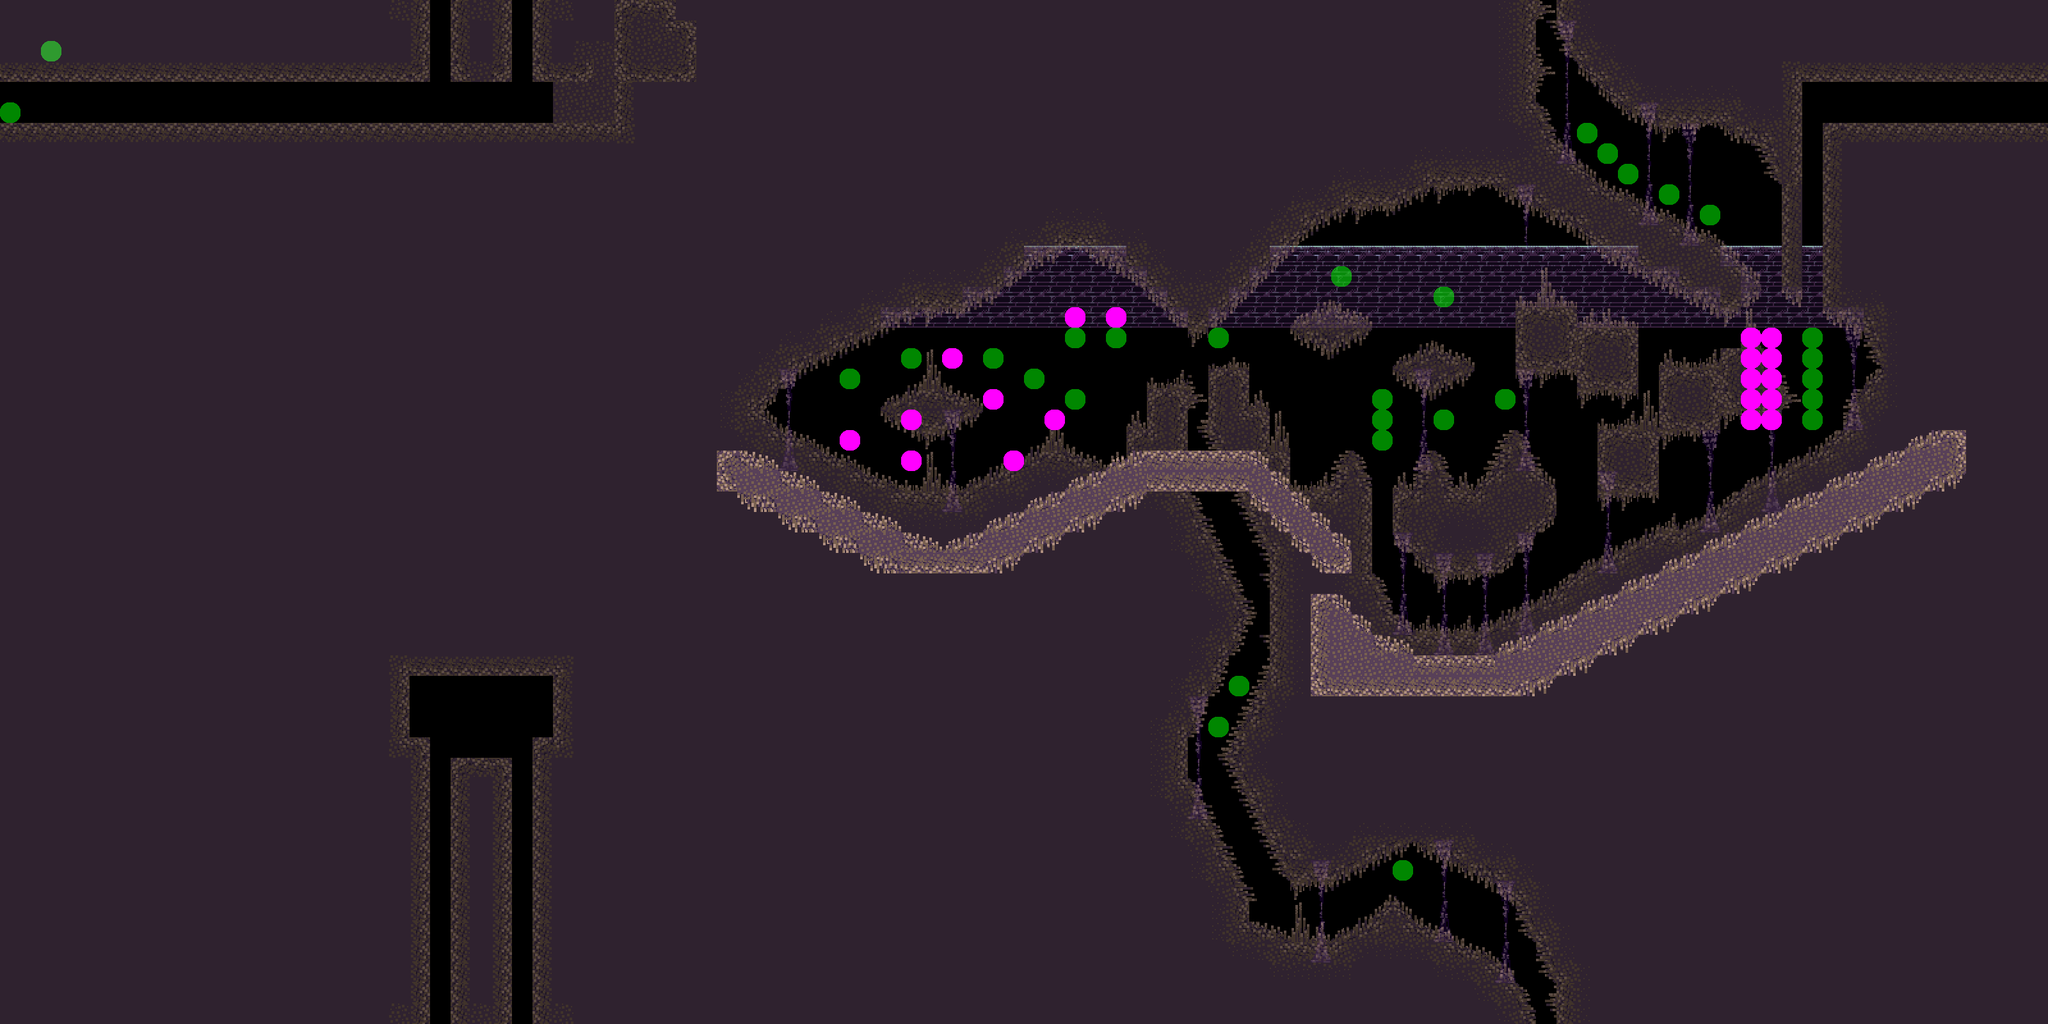

Rendered tile map (Tiled .tmx) drawn with the repository's tilesets; below, a short description and the map source with its tile grids summarised:
An orthogonal 100x50 tile map with 32x32 px tiles, 4 tile layers (Backdrop2, Backdrop, World, Top) and 2 objects (Box, box).

<map version="1.0" orientation="orthogonal" width="100" height="50" tilewidth="32" tileheight="32">
 <tileset firstgid="1" name="BasicTileset2" tilewidth="32" tileheight="32">
  <image source="tilesets/BasicTileset2.png" width="512" height="512" />
  <tile id="41">
   <properties>
    <property name="b" value="32" />
    <property name="m" value="-0.5" />
    <property name="orientation" value="left" />
    <property name="physics" value="true" />
    <property name="shape" value="[0, 16, 16, -16, 16, 16]" />
   </properties>
  </tile>
  <tile id="42">
   <properties>
    <property name="b" value="0" />
    <property name="m" value="0.5" />
    <property name="orientation" value="right" />
    <property name="physics" value="true" />
    <property name="shape" value="[-16, -16, 0, 16, -16, 16]" />
   </properties>
  </tile>
  <tile id="53">
   <properties>
    <property name="bodyType" value="dynamic" />
    <property name="bounce" value="0.8" />
    <property name="density" value="0.5" />
    <property name="friction" value="0.1" />
    <property name="physics" value="true" />
    <property name="radius" value="16" />
   </properties>
  </tile>
  <tile id="54">
   <properties>
    <property name="b" value="0" />
    <property name="m" value="1" />
    <property name="orientation" value="right" />
    <property name="physics" value="true" />
    <property name="shape" value="[-16, -16, 16, 16, -16, 16]" />
   </properties>
  </tile>
  <tile id="57">
   <properties>
    <property name="b" value="16" />
    <property name="m" value="-0.5" />
    <property name="orientation" value="left" />
    <property name="physics" value="true" />
    <property name="shape" value="[-16, 16, 0, -16, 16, -16, 16, 16]" />
   </properties>
  </tile>
  <tile id="58">
   <properties>
    <property name="b" value="16" />
    <property name="m" value="0.5" />
    <property name="orientation" value="right" />
    <property name="physics" value="true" />
    <property name="shape" value="[-16, -16, 0, -16, 16, 16, -16, 16]" />
   </properties>
  </tile>
  <tile id="65">
   <properties>
    <property name="orientation" value="solid" />
   </properties>
  </tile>
  <tile id="69">
   <properties>
    <property name="bodyType" value="dynamic" />
    <property name="bounce" value="0.8" />
    <property name="density" value="0.5" />
    <property name="friction" value="0.1" />
    <property name="physics" value="true" />
    <property name="radius" value="16" />
   </properties>
  </tile>
  <tile id="70">
   <properties>
    <property name="b" value="32" />
    <property name="m" value="-1" />
    <property name="orientation" value="right" />
    <property name="physics" value="true" />
    <property name="shape" value="[-16, -16, 16, -16, -16, 16]" />
   </properties>
  </tile>
  <tile id="73">
   <properties>
    <property name="b" value="0" />
    <property name="m" value="0.5" />
    <property name="orientation" value="left" />
    <property name="physics" value="true" />
    <property name="shape" value="[0, 16, -16, -16, 16, -16, 16, 16]" />
   </properties>
  </tile>
  <tile id="74">
   <properties>
    <property name="b" value="32" />
    <property name="m" value="-0.5" />
    <property name="orientation" value="right" />
    <property name="physics" value="true" />
    <property name="shape" value="[-16, -16, 16, -16, 0, 16, -16, 16]" />
   </properties>
  </tile>
  <tile id="87">
   <properties>
    <property name="b" value="32" />
    <property name="m" value="-1" />
    <property name="orientation" value="left" />
    <property name="physics" value="true" />
    <property name="shape" value="[-16, 16, 16, -16, 16, 16]" />
   </properties>
  </tile>
  <tile id="89">
   <properties>
    <property name="b" value="16" />
    <property name="m" value="0.5" />
    <property name="orientation" value="left" />
    <property name="physics" value="true" />
    <property name="shape" value="[0, -16, 16, -16, 16, 16]" />
   </properties>
  </tile>
  <tile id="90">
   <properties>
    <property name="b" value="16" />
    <property name="m" value="-0.5" />
    <property name="orientation" value="right" />
    <property name="physics" value="true" />
    <property name="shape" value="[-16, -16, 0, -16, -16, 16]" />
   </properties>
  </tile>
  <tile id="103">
   <properties>
    <property name="b" value="0" />
    <property name="m" value="1" />
    <property name="orientation" value="left" />
    <property name="physics" value="true" />
    <property name="shape" value="[-16, -16, 16, -16, 16, 16]" />
   </properties>
  </tile>
  <tile id="115">
   <properties>
    <property name="orientation" value="solid" />
   </properties>
  </tile>
  <tile id="116">
   <properties>
    <property name="orientation" value="solid" />
   </properties>
  </tile>
  <tile id="117">
   <properties>
    <property name="orientation" value="solid" />
    <property name="physics" value="true" />
   </properties>
  </tile>
  <tile id="118">
   <properties>
    <property name="orientation" value="solid" />
    <property name="physics" value="true" />
   </properties>
  </tile>
  <tile id="119">
   <properties>
    <property name="orientation" value="solid" />
    <property name="physics" value="true" />
   </properties>
  </tile>
  <tile id="131">
   <properties>
    <property name="orientation" value="solid" />
   </properties>
  </tile>
  <tile id="132">
   <properties>
    <property name="orientation" value="solid" />
   </properties>
  </tile>
  <tile id="133">
   <properties>
    <property name="orientation" value="solid" />
    <property name="physics" value="true" />
   </properties>
  </tile>
  <tile id="135">
   <properties>
    <property name="orientation" value="solid" />
    <property name="physics" value="true" />
   </properties>
  </tile>
  <tile id="146">
   <properties>
    <property name="b" value="0" />
    <property name="m" value="1" />
    <property name="orientation" value="down" />
    <property name="physics" value="true" />
    <property name="shape" value="[-16, -16, 16, -16, 16, 16]" />
   </properties>
  </tile>
  <tile id="147">
   <properties>
    <property name="b" value="32" />
    <property name="m" value="-1" />
    <property name="orientation" value="down" />
    <property name="physics" value="true" />
    <property name="shape" value="[-16, -16, 16, -16, -16, 16]" />
   </properties>
  </tile>
  <tile id="149">
   <properties>
    <property name="orientation" value="solid" />
    <property name="physics" value="true" />
   </properties>
  </tile>
  <tile id="150">
   <properties>
    <property name="orientation" value="solid" />
    <property name="physics" value="true" />
   </properties>
  </tile>
  <tile id="151">
   <properties>
    <property name="orientation" value="solid" />
    <property name="physics" value="true" />
   </properties>
  </tile>
  <tile id="160">
   <properties>
    <property name="b" value="32" />
    <property name="m" value="-1" />
    <property name="orientation" value="up" />
    <property name="physics" value="true" />
    <property name="shape" value="[-16, 16, 16, -16, 16, 16]" />
   </properties>
  </tile>
  <tile id="161">
   <properties>
    <property name="b" value="0" />
    <property name="m" value="1" />
    <property name="orientation" value="up" />
    <property name="physics" value="true" />
    <property name="shape" value="[-16, -16, 16, 16, -16, 16]" />
   </properties>
  </tile>
  <tile id="180">
   <properties>
    <property name="b" value="32" />
    <property name="m" value="-0.5" />
    <property name="orientation" value="up" />
    <property name="physics" value="true" />
    <property name="shape" value="[-16, 16, 16, 0, 16, 16]" />
   </properties>
  </tile>
  <tile id="181">
   <properties>
    <property name="b" value="16" />
    <property name="m" value="-0.5" />
    <property name="orientation" value="up" />
    <property name="physics" value="true" />
    <property name="shape" value="[-16, 0, 16, -16, 16, 16, -16, 16]" />
   </properties>
  </tile>
  <tile id="182">
   <properties>
    <property name="b" value="0" />
    <property name="m" value="0.5" />
    <property name="orientation" value="up" />
    <property name="physics" value="true" />
    <property name="shape" value="[-16, -16, 16, 0, 16, 16, -16, 16]" />
   </properties>
  </tile>
  <tile id="183">
   <properties>
    <property name="b" value="16" />
    <property name="m" value="0.5" />
    <property name="orientation" value="up" />
    <property name="physics" value="true" />
    <property name="shape" value="[-16, 0, 16, 16, -16, 16]" />
   </properties>
  </tile>
  <tile id="196">
   <properties>
    <property name="b" value="0" />
    <property name="m" value="0.5" />
    <property name="orientation" value="down" />
    <property name="physics" value="true" />
    <property name="shape" value="[-16, -16, 16, -16, 16, 0]" />
   </properties>
  </tile>
  <tile id="197">
   <properties>
    <property name="b" value="16" />
    <property name="m" value="0.5" />
    <property name="orientation" value="down" />
    <property name="physics" value="true" />
    <property name="shape" value="[-16, 0, -16, -16, 16, -16, 16, 16]" />
   </properties>
  </tile>
  <tile id="198">
   <properties>
    <property name="b" value="32" />
    <property name="m" value="-0.5" />
    <property name="orientation" value="down" />
    <property name="physics" value="true" />
    <property name="shape" value="[-16, -16, 16, -16, 16, 0, -16, 16]" />
   </properties>
  </tile>
  <tile id="199">
   <properties>
    <property name="b" value="16" />
    <property name="m" value="-0.5" />
    <property name="orientation" value="down" />
    <property name="physics" value="true" />
    <property name="shape" value="[-16, 0, -16, -16, 16, -16]" />
   </properties>
  </tile>
 </tileset>
 <layer name="Backdrop2" width="100" height="50">
  <properties>
   <property name="scale" value="0.85" />
  </properties>
  <data>[5000 cells, 0 non-empty, 0 distinct tile ids]</data>
 </layer>
 <layer name="Backdrop" width="100" height="50">
  <data>[5000 cells, 244 non-empty, 8 distinct tile ids]</data>
 </layer>
 <objectgroup name="Sprites and Objects" width="100" height="50">
  <properties>
   <property name="spriteLayer" value="true" />
  </properties>
  <object name="Box" type="Box" gid="20" x="1743" y="593">
   <properties>
    <property name="bodyType" value="static" />
    <property name="categoryBits" value="2" />
    <property name="maskBits" value="2" />
    <property name="physics" value="true" />
   </properties>
  </object>
  <object name="box2" type="box" gid="20" x="1666" y="586">
   <properties>
    <property name="categoryBits" value="1" />
    <property name="maskBits" value="1" />
    <property name="physics" value="true" />
   </properties>
  </object>
 </objectgroup>
 <layer name="World" width="100" height="50" opacity="0.53">
  <properties>
   <property name="categoryBits" value="1" />
   <property name="maskBits" value="1" />
   <property name="physics" value="true" />
  </properties>
  <data>[5000 cells, 4512 non-empty, 67 distinct tile ids]</data>
 </layer>
 <layer name="Top" width="100" height="50">
  <properties>
   <property name="bounce" value="0.3" />
   <property name="categoryBits" value="2" />
   <property name="friction" value="0.01" />
   <property name="maskBits" value="2" />
   <property name="physics" value="false" />
  </properties>
  <data>[5000 cells, 208 non-empty, 20 distinct tile ids]</data>
 </layer>
</map>
